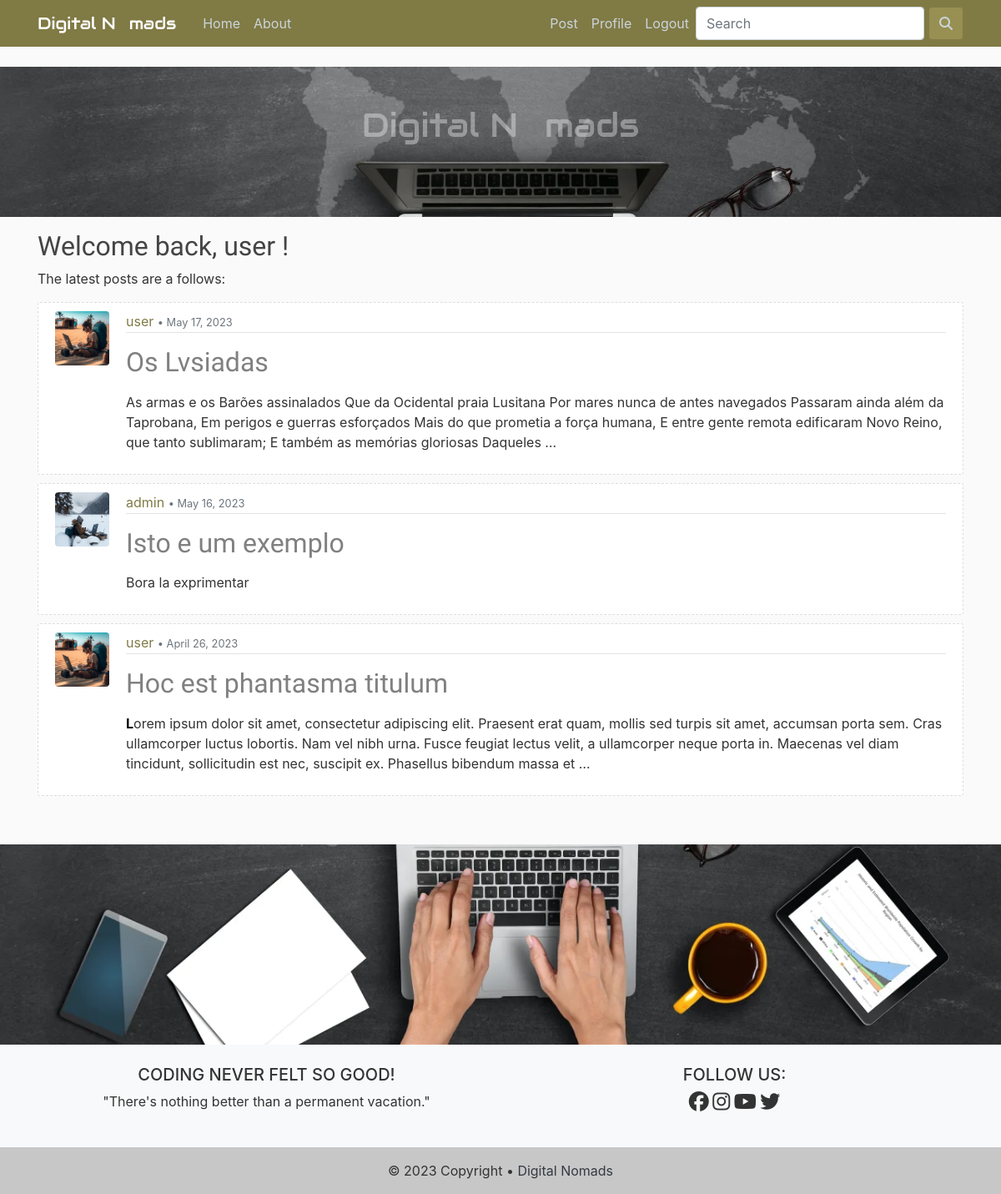
The page / (signed in) on the database its author committed.
### blog/models.py (models this page shows, shortened)
class Post(models.Model):
    title = models.CharField(max_length=150)                    # Title field for 150 characters
    content = RichTextField(validators=[MaxLengthValidator(5000)])              # Text field
    date_posted = models.DateTimeField(default=timezone.now)    # Time Stamp for the defaults Time Zone
    author = models.ForeignKey(User, on_delete=models.CASCADE)  # User if User gets delete, so are its Posts
    likes = models.ManyToManyField(User, related_name='posts')

### users/models.py (models this page shows, shortened)
class Profile(models.Model):
    user = models.OneToOneField(User, on_delete=models.CASCADE)
    image = models.ImageField(default='default.png', upload_to='profile_img')
    bio = models.TextField(max_length=500, blank=True, null=True)

### blog/views.py (the view)
# urls.py: path('', PostListView.as_view(), name='blog-home'),
class PostListView(ListView):
    model = Post
    template_name = 'blog/home.html'
    context_object_name = 'posts'
    ordering = ['-date_posted']
    paginate_by = 6

### blog/templates/blog/home.html (shortened to what this page needs)
{% extends "blog/base.html" %}
{% block content %}
  {% if user.is_authenticated %}
    <h2>Welcome back, {{ user.username }} !</h2>
    <p>The latest posts are a follows:</p>
  {% else %}
    <h1>Greetings stranger, welcome to our community!</h1>
  {% endif %}
    {% for post in posts %}
        <article class="media panels">
          <img class="rounded imgposter" src="{{ post.author.profile.image.url }}" alt="Profile Image">
          <div class="media-body">
            <div class="post-panel">
              <a href="{% url 'post-user' post.author.username %}">{{ post.author }}</a>
              <small class="text-muted">• {{ post.date_posted|date:"N d, Y" }}</small>
            </div>
            <h2><a class="title" href="{% url 'post-detail' post.id %}">{{ post.title }}</a></h2>
            <p class="post-content">{{ post.content|truncatewords_html:50|safe }}</p>
          </div>
        </article>
    {% endfor %}
    <br>
    <br>
{% endblock %}

### blog/static/css/style.css (style rules this page uses)
body { background: #fafafa; color: #333333; margin-top: 5rem; }
.panels { background: #ffffff; padding: 10px 20px; border: 1px dashed #dddddd; border-radius: 3px; margin-bottom: 10px; }
.post-panel { color: #444444; padding-bottom: 1px; margin-bottom: 4px; border-bottom: 1px solid #e3e3e3 }
h1, h2, h3 { font-family: 'Staatliches', sans-serif; color: #444444; margin-top: 1rem; }
a.title { color: #808080; text-decoration: none; }
.imgposter { height: 65px; width: 65px; margin-right: 20px; }
.post-content { white-space: pre-line; }
a { color: #807a45; }

### rows shown on the page
Post: author.profile.image (placeholder picture), author "user", date_posted "May 17, 2023", title "Os Lvsiadas", content "As armas e os Barões assinalados Que da Ocidental praia Lusitana Por mares nunca de antes navegados Passaram ainda além da Taprobana, Em perigos e guerras esforçados Mais do que prometia a força humana, E entre gente remota edificaram Novo Reino, que tanto sublimaram; E também as memórias gloriosas Daqueles …"
Post: author.profile.image (picture), author "admin", date_posted "May 16, 2023", title "Isto e um exemplo", content "Bora la exprimentar"
Post: author.profile.image (placeholder picture), author "user", date_posted "April 26, 2023", title "Hoc est phantasma titulum", content "L orem ipsum dolor sit amet, consectetur adipiscing elit. Praesent erat quam, mollis sed turpis sit amet, accumsan porta sem. Cras ullamcorper luctus lobortis. Nam vel nibh urna. Fusce feugiat lectus velit, a ullamcorper neque porta in. Maecenas vel diam tincidunt, sollicitudin est nec, suscipit ex. Phasellus bibendum massa et …"

### other values the page prints
{{ user.username }} "user"
